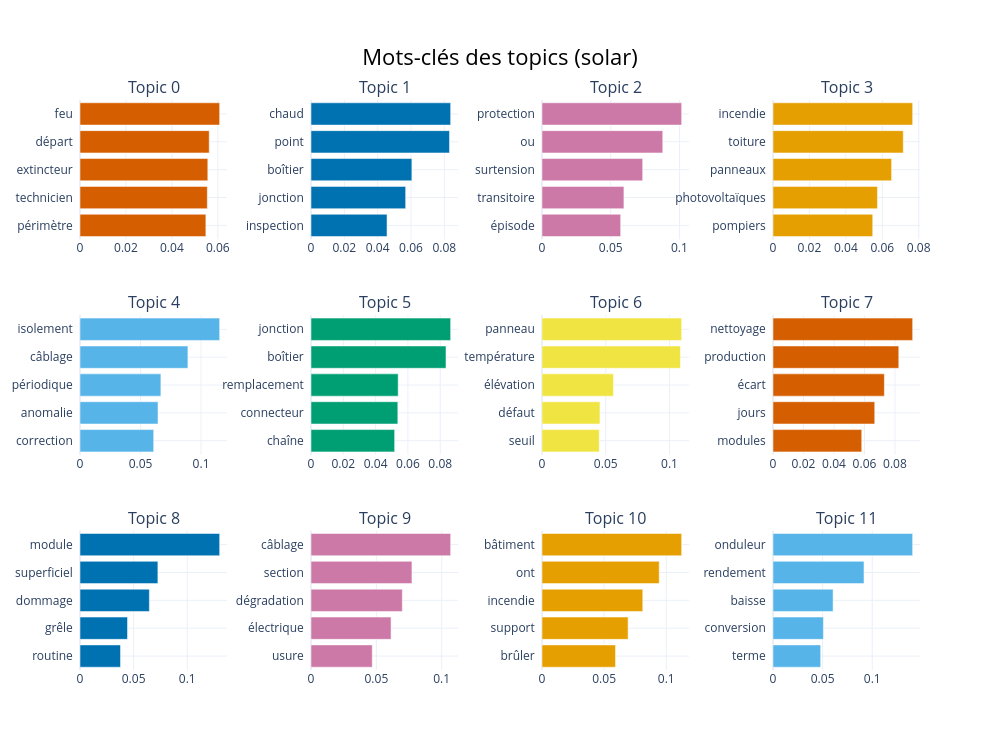
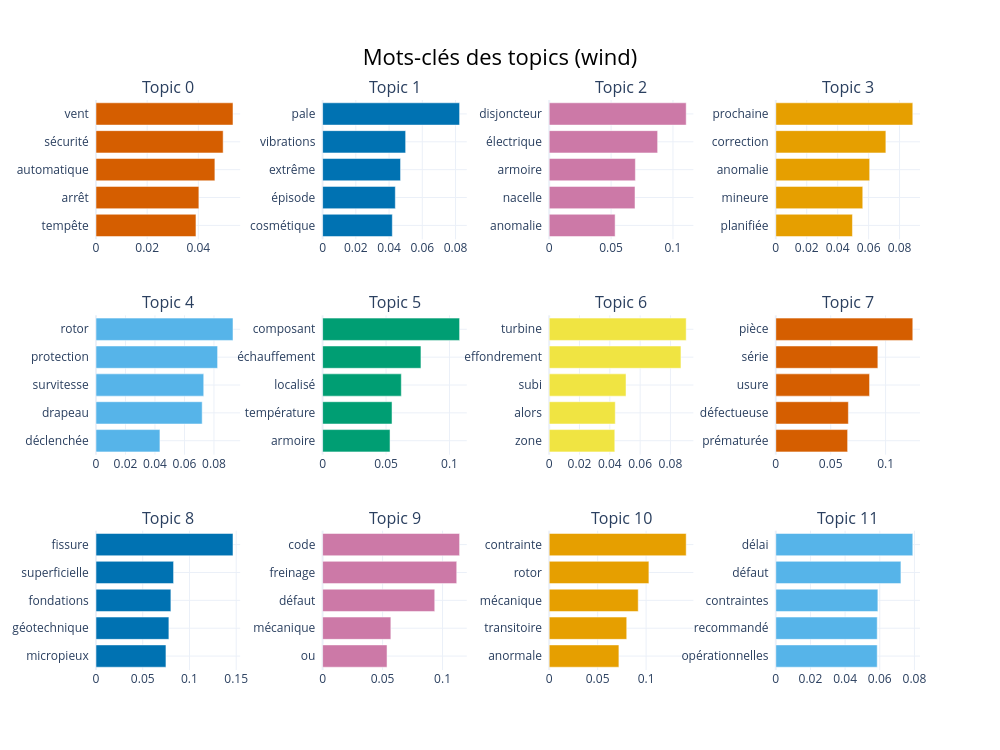

Source (notebook cell) for these figures, in order:
### Code cell
for asset, m in topic_models.items():
    m.visualize_barchart(top_n_topics=12, title=f"Mots-clés des topics ({asset})").show()

### Figure 1 — Plotly figure (JSON) as saved in the notebook; plotly's stock layout.template omitted (floating-point values rounded to 4 significant figures)
{"data": [{"marker": {"color": "#D55E00"}, "orientation": "h", "type": "bar", "x": [0.05479, 0.05542, 0.05563, 0.05624, 0.06079], "xaxis": "x", "y": ["périmètre  ", "technicien  ", "extincteur  ", "départ  ", "feu  "], "yaxis": "y"}, {"marker": {"color": "#0072B2"}, "orientation": "h", "type": "bar", "x": [0.04562, 0.05679, 0.06052, 0.08309, 0.08379], "xaxis": "x2", "y": ["inspection  ", "jonction  ", "boîtier  ", "point  ", "chaud  "], "yaxis": "y2"}, {"marker": {"color": "#CC79A7"}, "orientation": "h", "type": "bar", "x": [0.05723, 0.0596, 0.07325, 0.08786, 0.1016], "xaxis": "x3", "y": ["épisode  ", "transitoire  ", "surtension  ", "ou  ", "protection  "], "yaxis": "y3"}, {"marker": {"color": "#E69F00"}, "orientation": "h", "type": "bar", "x": [0.05476, 0.05735, 0.06512, 0.07152, 0.07668], "xaxis": "x4", "y": ["pompiers  ", "photovoltaïques  ", "panneaux  ", "toiture  ", "incendie  "], "yaxis": "y4"}, {"marker": {"color": "#56B4E9"}, "orientation": "h", "type": "bar", "x": [0.06089, 0.06445, 0.06683, 0.08916, 0.1154], "xaxis": "x5", "y": ["correction  ", "anomalie  ", "périodique  ", "câblage  ", "isolement  "], "yaxis": "y5"}, {"marker": {"color": "#009E73"}, "orientation": "h", "type": "bar", "x": [0.05178, 0.05374, 0.05396, 0.08356, 0.08644], "xaxis": "x6", "y": ["chaîne  ", "connecteur  ", "remplacement  ", "boîtier  ", "jonction  "], "yaxis": "y6"}, {"marker": {"color": "#F0E442"}, "orientation": "h", "type": "bar", "x": [0.04487, 0.04544, 0.05603, 0.1086, 0.1095], "xaxis": "x7", "y": ["seuil  ", "défaut  ", "élévation  ", "température  ", "panneau  "], "yaxis": "y7"}, {"marker": {"color": "#D55E00"}, "orientation": "h", "type": "bar", "x": [0.05821, 0.06674, 0.07305, 0.0825, 0.0916], "xaxis": "x8", "y": ["modules  ", "jours  ", "écart  ", "production  ", "nettoyage  "], "yaxis": "y8"}, {"marker": {"color": "#0072B2"}, "orientation": "h", "type": "bar", "x": [0.03775, 0.04428, 0.06467, 0.07261, 0.1302], "xaxis": "x9", "y": ["routine  ", "grêle  ", "dommage  ", "superficiel  ", "module  "], "yaxis": "y9"}, {"marker": {"color": "#CC79A7"}, "orientation": "h", "type": "bar", "x": [0.04686, 0.06125, 0.06985, 0.07723, 0.1068], "xaxis": "x10", "y": ["usure  ", "électrique  ", "dégradation  ", "section  ", "câblage  "], "yaxis": "y10"}, {"marker": {"color": "#E69F00"}, "orientation": "h", "type": "bar", "x": [0.05917, 0.06931, 0.08112, 0.09436, 0.1124], "xaxis": "x11", "y": ["brûler  ", "support  ", "incendie  ", "ont  ", "bâtiment  "], "yaxis": "y11"}, {"marker": {"color": "#56B4E9"}, "orientation": "h", "type": "bar", "x": [0.04803, 0.0508, 0.06056, 0.09169, 0.1407], "xaxis": "x12", "y": ["terme  ", "conversion  ", "baisse  ", "rendement  ", "onduleur  "], "yaxis": "y12"}], "layout": {"annotations": [{"font": {"size": 16}, "showarrow": false, "text": "Topic 0", "x": 0.0875, "xanchor": "center", "xref": "paper", "y": 1, "yanchor": "bottom", "yref": "paper"}, {"font": {"size": 16}, "showarrow": false, "text": "Topic 1", "x": 0.3625, "xanchor": "center", "xref": "paper", "y": 1, "yanchor": "bottom", "yref": "paper"}, {"font": {"size": 16}, "showarrow": false, "text": "Topic 2", "x": 0.6375, "xanchor": "center", "xref": "paper", "y": 1, "yanchor": "bottom", "yref": "paper"}, {"font": {"size": 16}, "showarrow": false, "text": "Topic 3", "x": 0.9125, "xanchor": "center", "xref": "paper", "y": 1, "yanchor": "bottom", "yref": "paper"}, {"font": {"size": 16}, "showarrow": false, "text": "Topic 4", "x": 0.0875, "xanchor": "center", "xref": "paper", "y": 0.6222, "yanchor": "bottom", "yref": "paper"}, {"font": {"size": 16}, "showarrow": false, "text": "Topic 5", "x": 0.3625, "xanchor": "center", "xref": "paper", "y": 0.6222, "yanchor": "bottom", "yref": "paper"}, {"font": {"size": 16}, "showarrow": false, "text": "Topic 6", "x": 0.6375, "xanchor": "center", "xref": "paper", "y": 0.6222, "yanchor": "bottom", "yref": "paper"}, {"font": {"size": 16}, "showarrow": false, "text": "Topic 7", "x": 0.9125, "xanchor": "center", "xref": "paper", "y": 0.6222, "yanchor": "bottom", "yref": "paper"}, {"font": {"size": 16}, "showarrow": false, "text": "Topic 8", "x": 0.0875, "xanchor": "center", "xref": "paper", "y": 0.2444, "yanchor": "bottom", "yref": "paper"}, {"font": {"size": 16}, "showarrow": false, "text": "Topic 9", "x": 0.3625, "xanchor": "center", "xref": "paper", "y": 0.2444, "yanchor": "bottom", "yref": "paper"}, {"font": {"size": 16}, "showarrow": false, "text": "Topic 10", "x": 0.6375, "xanchor": "center", "xref": "paper", "y": 0.2444, "yanchor": "bottom", "yref": "paper"}, {"font": {"size": 16}, "showarrow": false, "text": "Topic 11", "x": 0.9125, "xanchor": "center", "xref": "paper", "y": 0.2444, "yanchor": "bottom", "yref": "paper"}], "height": 750, "hoverlabel": {"bgcolor": "white", "font": {"family": "Rockwell", "size": 16}}, "showlegend": false, "title": {"font": {"color": "Black", "size": 22}, "text": "Mots-clés des topics (solar)", "x": 0.5, "xanchor": "center", "yanchor": "top"}, "width": 1000, "xaxis": {"anchor": "y", "domain": [0, 0.175], "showgrid": true}, "xaxis10": {"anchor": "y10", "domain": [0.275, 0.45], "showgrid": true}, "xaxis11": {"anchor": "y11", "domain": [0.55, 0.725], "showgrid": true}, "xaxis12": {"anchor": "y12", "domain": [0.825, 1], "showgrid": true}, "xaxis2": {"anchor": "y2", "domain": [0.275, 0.45], "showgrid": true}, "xaxis3": {"anchor": "y3", "domain": [0.55, 0.725], "showgrid": true}, "xaxis4": {"anchor": "y4", "domain": [0.825, 1], "showgrid": true}, "xaxis5": {"anchor": "y5", "domain": [0, 0.175], "showgrid": true}, "xaxis6": {"anchor": "y6", "domain": [0.275, 0.45], "showgrid": true}, "xaxis7": {"anchor": "y7", "domain": [0.55, 0.725], "showgrid": true}, "xaxis8": {"anchor": "y8", "domain": [0.825, 1], "showgrid": true}, "xaxis9": {"anchor": "y9", "domain": [0, 0.175], "showgrid": true}, "yaxis": {"anchor": "x", "domain": [0.7556, 1], "showgrid": true}, "yaxis10": {"anchor": "x10", "domain": [0, 0.2444], "showgrid": true}, "yaxis11": {"anchor": "x11", "domain": [0, 0.2444], "showgrid": true}, "yaxis12": {"anchor": "x12", "domain": [0, 0.2444], "showgrid": true}, "yaxis2": {"anchor": "x2", "domain": [0.7556, 1], "showgrid": true}, "yaxis3": {"anchor": "x3", "domain": [0.7556, 1], "showgrid": true}, "yaxis4": {"anchor": "x4", "domain": [0.7556, 1], "showgrid": true}, "yaxis5": {"anchor": "x5", "domain": [0.3778, 0.6222], "showgrid": true}, "yaxis6": {"anchor": "x6", "domain": [0.3778, 0.6222], "showgrid": true}, "yaxis7": {"anchor": "x7", "domain": [0.3778, 0.6222], "showgrid": true}, "yaxis8": {"anchor": "x8", "domain": [0.3778, 0.6222], "showgrid": true}, "yaxis9": {"anchor": "x9", "domain": [0, 0.2444], "showgrid": true}}}

### Figure 2 — Plotly figure (JSON) as saved in the notebook; plotly's stock layout.template omitted (floating-point values rounded to 4 significant figures)
{"data": [{"marker": {"color": "#D55E00"}, "orientation": "h", "type": "bar", "x": [0.03907, 0.04021, 0.04647, 0.0497, 0.05355], "xaxis": "x", "y": ["tempête  ", "arrêt  ", "automatique  ", "sécurité  ", "vent  "], "yaxis": "y"}, {"marker": {"color": "#0072B2"}, "orientation": "h", "type": "bar", "x": [0.04195, 0.04376, 0.0469, 0.04997, 0.08243], "xaxis": "x2", "y": ["cosmétique  ", "épisode  ", "extrême  ", "vibrations  ", "pale  "], "yaxis": "y2"}, {"marker": {"color": "#CC79A7"}, "orientation": "h", "type": "bar", "x": [0.05326, 0.06933, 0.06963, 0.08761, 0.1107], "xaxis": "x3", "y": ["anomalie  ", "nacelle  ", "armoire  ", "électrique  ", "disjoncteur  "], "yaxis": "y3"}, {"marker": {"color": "#E69F00"}, "orientation": "h", "type": "bar", "x": [0.04955, 0.05622, 0.06068, 0.07115, 0.08856], "xaxis": "x4", "y": ["planifiée  ", "mineure  ", "anomalie  ", "correction  ", "prochaine  "], "yaxis": "y4"}, {"marker": {"color": "#56B4E9"}, "orientation": "h", "type": "bar", "x": [0.04335, 0.07201, 0.07306, 0.08246, 0.0929], "xaxis": "x5", "y": ["déclenchée  ", "drapeau  ", "survitesse  ", "protection  ", "rotor  "], "yaxis": "y5"}, {"marker": {"color": "#009E73"}, "orientation": "h", "type": "bar", "x": [0.05315, 0.05472, 0.06204, 0.07752, 0.108], "xaxis": "x6", "y": ["armoire  ", "température  ", "localisé  ", "échauffement  ", "composant  "], "yaxis": "y6"}, {"marker": {"color": "#F0E442"}, "orientation": "h", "type": "bar", "x": [0.04328, 0.04359, 0.05068, 0.08693, 0.09039], "xaxis": "x7", "y": ["zone  ", "alors  ", "subi  ", "effondrement  ", "turbine  "], "yaxis": "y7"}, {"marker": {"color": "#D55E00"}, "orientation": "h", "type": "bar", "x": [0.06541, 0.0661, 0.08539, 0.09295, 0.1248], "xaxis": "x8", "y": ["prématurée  ", "défectueuse  ", "usure  ", "série  ", "pièce  "], "yaxis": "y8"}, {"marker": {"color": "#0072B2"}, "orientation": "h", "type": "bar", "x": [0.07485, 0.07798, 0.08013, 0.083, 0.1466], "xaxis": "x9", "y": ["micropieux  ", "géotechnique  ", "fondations  ", "superficielle  ", "fissure  "], "yaxis": "y9"}, {"marker": {"color": "#CC79A7"}, "orientation": "h", "type": "bar", "x": [0.05371, 0.0569, 0.09348, 0.1118, 0.1142], "xaxis": "x10", "y": ["ou  ", "mécanique  ", "défaut  ", "freinage  ", "code  "], "yaxis": "y10"}, {"marker": {"color": "#E69F00"}, "orientation": "h", "type": "bar", "x": [0.07192, 0.08001, 0.09188, 0.1029, 0.1414], "xaxis": "x11", "y": ["anormale  ", "transitoire  ", "mécanique  ", "rotor  ", "contrainte  "], "yaxis": "y11"}, {"marker": {"color": "#56B4E9"}, "orientation": "h", "type": "bar", "x": [0.05854, 0.05854, 0.05891, 0.07222, 0.07907], "xaxis": "x12", "y": ["opérationnelles  ", "recommandé  ", "contraintes  ", "défaut  ", "délai  "], "yaxis": "y12"}], "layout": {"annotations": [{"font": {"size": 16}, "showarrow": false, "text": "Topic 0", "x": 0.0875, "xanchor": "center", "xref": "paper", "y": 1, "yanchor": "bottom", "yref": "paper"}, {"font": {"size": 16}, "showarrow": false, "text": "Topic 1", "x": 0.3625, "xanchor": "center", "xref": "paper", "y": 1, "yanchor": "bottom", "yref": "paper"}, {"font": {"size": 16}, "showarrow": false, "text": "Topic 2", "x": 0.6375, "xanchor": "center", "xref": "paper", "y": 1, "yanchor": "bottom", "yref": "paper"}, {"font": {"size": 16}, "showarrow": false, "text": "Topic 3", "x": 0.9125, "xanchor": "center", "xref": "paper", "y": 1, "yanchor": "bottom", "yref": "paper"}, {"font": {"size": 16}, "showarrow": false, "text": "Topic 4", "x": 0.0875, "xanchor": "center", "xref": "paper", "y": 0.6222, "yanchor": "bottom", "yref": "paper"}, {"font": {"size": 16}, "showarrow": false, "text": "Topic 5", "x": 0.3625, "xanchor": "center", "xref": "paper", "y": 0.6222, "yanchor": "bottom", "yref": "paper"}, {"font": {"size": 16}, "showarrow": false, "text": "Topic 6", "x": 0.6375, "xanchor": "center", "xref": "paper", "y": 0.6222, "yanchor": "bottom", "yref": "paper"}, {"font": {"size": 16}, "showarrow": false, "text": "Topic 7", "x": 0.9125, "xanchor": "center", "xref": "paper", "y": 0.6222, "yanchor": "bottom", "yref": "paper"}, {"font": {"size": 16}, "showarrow": false, "text": "Topic 8", "x": 0.0875, "xanchor": "center", "xref": "paper", "y": 0.2444, "yanchor": "bottom", "yref": "paper"}, {"font": {"size": 16}, "showarrow": false, "text": "Topic 9", "x": 0.3625, "xanchor": "center", "xref": "paper", "y": 0.2444, "yanchor": "bottom", "yref": "paper"}, {"font": {"size": 16}, "showarrow": false, "text": "Topic 10", "x": 0.6375, "xanchor": "center", "xref": "paper", "y": 0.2444, "yanchor": "bottom", "yref": "paper"}, {"font": {"size": 16}, "showarrow": false, "text": "Topic 11", "x": 0.9125, "xanchor": "center", "xref": "paper", "y": 0.2444, "yanchor": "bottom", "yref": "paper"}], "height": 750, "hoverlabel": {"bgcolor": "white", "font": {"family": "Rockwell", "size": 16}}, "showlegend": false, "title": {"font": {"color": "Black", "size": 22}, "text": "Mots-clés des topics (wind)", "x": 0.5, "xanchor": "center", "yanchor": "top"}, "width": 1000, "xaxis": {"anchor": "y", "domain": [0, 0.175], "showgrid": true}, "xaxis10": {"anchor": "y10", "domain": [0.275, 0.45], "showgrid": true}, "xaxis11": {"anchor": "y11", "domain": [0.55, 0.725], "showgrid": true}, "xaxis12": {"anchor": "y12", "domain": [0.825, 1], "showgrid": true}, "xaxis2": {"anchor": "y2", "domain": [0.275, 0.45], "showgrid": true}, "xaxis3": {"anchor": "y3", "domain": [0.55, 0.725], "showgrid": true}, "xaxis4": {"anchor": "y4", "domain": [0.825, 1], "showgrid": true}, "xaxis5": {"anchor": "y5", "domain": [0, 0.175], "showgrid": true}, "xaxis6": {"anchor": "y6", "domain": [0.275, 0.45], "showgrid": true}, "xaxis7": {"anchor": "y7", "domain": [0.55, 0.725], "showgrid": true}, "xaxis8": {"anchor": "y8", "domain": [0.825, 1], "showgrid": true}, "xaxis9": {"anchor": "y9", "domain": [0, 0.175], "showgrid": true}, "yaxis": {"anchor": "x", "domain": [0.7556, 1], "showgrid": true}, "yaxis10": {"anchor": "x10", "domain": [0, 0.2444], "showgrid": true}, "yaxis11": {"anchor": "x11", "domain": [0, 0.2444], "showgrid": true}, "yaxis12": {"anchor": "x12", "domain": [0, 0.2444], "showgrid": true}, "yaxis2": {"anchor": "x2", "domain": [0.7556, 1], "showgrid": true}, "yaxis3": {"anchor": "x3", "domain": [0.7556, 1], "showgrid": true}, "yaxis4": {"anchor": "x4", "domain": [0.7556, 1], "showgrid": true}, "yaxis5": {"anchor": "x5", "domain": [0.3778, 0.6222], "showgrid": true}, "yaxis6": {"anchor": "x6", "domain": [0.3778, 0.6222], "showgrid": true}, "yaxis7": {"anchor": "x7", "domain": [0.3778, 0.6222], "showgrid": true}, "yaxis8": {"anchor": "x8", "domain": [0.3778, 0.6222], "showgrid": true}, "yaxis9": {"anchor": "x9", "domain": [0, 0.2444], "showgrid": true}}}
